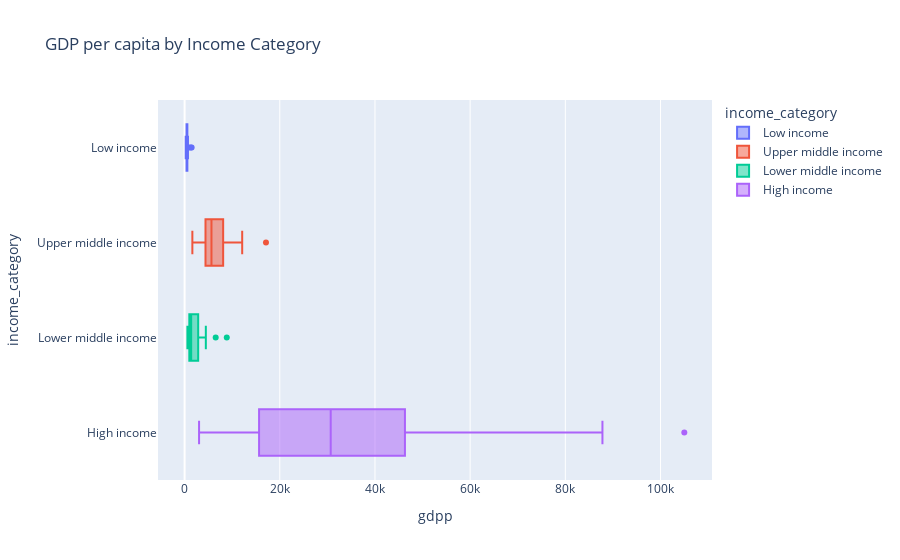

The notebook cell this image was saved under:
### Code cell
# Creates a horizontal box plot to visualize the GDP per capita distribution by income category.
px.box(
    df_countries,
    x="gdpp",
    y="income_category",
    color="income_category",
    orientation="h",
    hover_data=["country"],
    title="GDP per capita by Income Category",
)

### Figure 1 — Plotly figure (JSON) as saved in the notebook; plotly's stock layout.template omitted (floating-point values rounded to 4 significant figures)
{"data": [{"alignmentgroup": "True", "customdata": [["Afghanistan"], ["Burkina Faso"], ["Burundi"], ["Central African Republic"], ["Chad"], ["Congo Dem. Rep."], ["Eritrea"], ["Gambia"], ["Guinea-Bissau"], ["Liberia"], ["Madagascar"], ["Malawi"], ["Mali"], ["Mozambique"], ["Niger"], ["Rwanda"], ["Sierra Leone"], ["Sudan"], ["Togo"], ["Uganda"], ["Yemen"]], "hovertemplate": "income_category=%{y}<br>gdpp=%{x}<br>country=%{customdata[0]}<extra></extra>", "legendgroup": "Low income", "marker": {"color": "#636efa"}, "name": "Low income", "notched": false, "offsetgroup": "Low income", "orientation": "h", "showlegend": true, "type": "box", "x": [553, 575, 231, 446, 897, 334, 482, 562, 547, 327, 413, 459, 708, 419, 348, 563, 399, 1480, 488, 595, 1310], "x0": " ", "xaxis": "x", "y": ["Low income", "Low income", "Low income", "Low income", "Low income", "Low income", "Low income", "Low income", "Low income", "Low income", "Low income", "Low income", "Low income", "Low income", "Low income", "Low income", "Low income", "Low income", "Low income", "Low income", "Low income"], "y0": " ", "yaxis": "y"}, {"alignmentgroup": "True", "customdata": [["Albania"], ["Argentina"], ["Armenia"], ["Azerbaijan"], ["Belarus"], ["Belize"], ["Bosnia and Herzegovina"], ["Botswana"], ["Brazil"], ["Bulgaria"], ["China"], ["Colombia"], ["Costa Rica"], ["Dominican Republic"], ["Ecuador"], ["El Salvador"], ["Equatorial Guinea"], ["Fiji"], ["Gabon"], ["Georgia"], ["Grenada"], ["Guatemala"], ["Indonesia"], ["Iraq"], ["Jamaica"], ["Kazakhstan"], ["Libya"], ["Malaysia"], ["Maldives"], ["Mauritius"], ["Moldova"], ["Montenegro"], ["Namibia"], ["Paraguay"], ["Peru"], ["Russia"], ["Serbia"], ["South Africa"], ["St. Vincent and the Grenadines"], ["Suriname"], ["Thailand"], ["Tonga"], ["Turkey"], ["Turkmenistan"]], "hovertemplate": "income_category=%{y}<br>gdpp=%{x}<br>country=%{customdata[0]}<extra></extra>", "legendgroup": "Upper middle income", "marker": {"color": "#EF553B"}, "name": "Upper middle income", "notched": false, "offsetgroup": "Upper middle income", "orientation": "h", "showlegend": true, "type": "box", "x": [4090, 10300, 3220, 5840, 6030, 4340, 4610, 6350, 11200, 6840, 4560, 6250, 8200, 5450, 4660, 2990, 17100, 3650, 8750, 2960, 7370, 2830, 3110, 4500, 4680, 9070, 12100, 9070, 7100, 8000, 1630, 6680, 5190, 3230, 5020, 10700, 5410, 7280, 6230, 8300, 5080, 3550, 10700, 4440], "x0": " ", "xaxis": "x", "y": ["Upper middle income", "Upper middle income", "Upper middle income", "Upper middle income", "Upper middle income", "Upper middle income", "Upper middle income", "Upper middle income", "Upper middle income", "Upper middle income", "Upper middle income", "Upper middle income", "Upper middle income", "Upper middle income", "Upper middle income", "Upper middle income", "Upper middle income", "Upper middle income", "Upper middle income", "Upper middle income", "Upper middle income", "Upper middle income", "Upper middle income", "Upper middle income", "Upper middle income", "Upper middle income", "Upper middle income", "Upper middle income", "Upper middle income", "Upper middle income", "Upper middle income", "Upper middle income", "Upper middle income", "Upper middle income", "Upper middle income", "Upper middle income", "Upper middle income", "Upper middle income", "Upper middle income", "Upper middle income", "Upper middle income", "Upper middle income", "Upper middle income", "Upper middle income"], "y0": " ", "yaxis": "y"}, {"alignmentgroup": "True", "customdata": [["Algeria"], ["Angola"], ["Bangladesh"], ["Benin"], ["Bhutan"], ["Bolivia"], ["Cambodia"], ["Cameroon"], ["Cape Verde"], ["Comoros"], ["Congo Rep."], ["Cote d'Ivoire"], ["Egypt"], ["Ghana"], ["Guinea"], ["Haiti"], ["India"], ["Iran"], ["Jordan"], ["Kenya"], ["Kiribati"], ["Kyrgyz Republic"], ["Lao"], ["Lebanon"], ["Lesotho"], ["Mauritania"], ["Micronesia"], ["Mongolia"], ["Morocco"], ["Myanmar"], ["Nepal"], ["Nigeria"], ["Pakistan"], ["Philippines"], ["Samoa"], ["Senegal"], ["Solomon Islands"], ["Sri Lanka"], ["Tajikistan"], ["Tanzania"], ["Timor-Leste"], ["Tunisia"], ["Ukraine"], ["Uzbekistan"], ["Vanuatu"], ["Vietnam"], ["Zambia"]], "hovertemplate": "income_category=%{y}<br>gdpp=%{x}<br>country=%{customdata[0]}<extra></extra>", "legendgroup": "Lower middle income", "marker": {"color": "#00cc96"}, "name": "Lower middle income", "notched": false, "offsetgroup": "Lower middle income", "orientation": "h", "showlegend": true, "type": "box", "x": [4460, 3530, 758, 758, 2180, 1980, 786, 1310, 3310, 769, 2740, 1220, 2600, 1310, 648, 662, 1350, 6530, 3680, 967, 1490, 880, 1140, 8860, 1170, 1200, 2860, 2650, 2830, 988, 592, 2330, 1040, 2130, 3450, 1000, 1290, 2810, 738, 702, 3600, 4140, 2970, 1380, 2970, 1310, 1460], "x0": " ", "xaxis": "x", "y": ["Lower middle income", "Lower middle income", "Lower middle income", "Lower middle income", "Lower middle income", "Lower middle income", "Lower middle income", "Lower middle income", "Lower middle income", "Lower middle income", "Lower middle income", "Lower middle income", "Lower middle income", "Lower middle income", "Lower middle income", "Lower middle income", "Lower middle income", "Lower middle income", "Lower middle income", "Lower middle income", "Lower middle income", "Lower middle income", "Lower middle income", "Lower middle income", "Lower middle income", "Lower middle income", "Lower middle income", "Lower middle income", "Lower middle income", "Lower middle income", "Lower middle income", "Lower middle income", "Lower middle income", "Lower middle income", "Lower middle income", "Lower middle income", "Lower middle income", "Lower middle income", "Lower middle income", "Lower middle income", "Lower middle income", "Lower middle income", "Lower middle income", "Lower middle income", "Lower middle income", "Lower middle income", "Lower middle income"], "y0": " ", "yaxis": "y"}, {"alignmentgroup": "True", "customdata": [["Antigua and Barbuda"], ["Australia"], ["Austria"], ["Bahamas"], ["Bahrain"], ["Barbados"], ["Belgium"], ["Brunei"], ["Canada"], ["Chile"], ["Croatia"], ["Cyprus"], ["Czech Republic"], ["Denmark"], ["Estonia"], ["Finland"], ["France"], ["Germany"], ["Greece"], ["Guyana"], ["Hungary"], ["Iceland"], ["Ireland"], ["Israel"], ["Italy"], ["Japan"], ["Kuwait"], ["Latvia"], ["Lithuania"], ["Luxembourg"], ["Malta"], ["Netherlands"], ["New Zealand"], ["Norway"], ["Oman"], ["Panama"], ["Poland"], ["Portugal"], ["Qatar"], ["Romania"], ["Saudi Arabia"], ["Seychelles"], ["Singapore"], ["Slovak Republic"], ["Slovenia"], ["South Korea"], ["Spain"], ["Sweden"], ["Switzerland"], ["United Arab Emirates"], ["United Kingdom"], ["United States"], ["Uruguay"]], "hovertemplate": "income_category=%{y}<br>gdpp=%{x}<br>country=%{customdata[0]}<extra></extra>", "legendgroup": "High income", "marker": {"color": "#ab63fa"}, "name": "High income", "notched": false, "offsetgroup": "High income", "orientation": "h", "showlegend": true, "type": "box", "x": [12200, 51900, 46900, 28000, 20700, 16000, 44400, 35300, 47400, 12900, 13500, 30800, 19800, 58000, 14600, 46200, 40600, 41800, 26900, 3040, 13100, 41900, 48700, 30600, 35800, 44500, 38500, 11300, 12000, 105000, 21100, 50300, 33700, 87800, 19300, 8080, 12600, 22500, 70300, 8230, 19300, 10800, 46600, 16600, 23400, 22100, 30700, 52100, 74600, 35000, 38900, 48400, 11900], "x0": " ", "xaxis": "x", "y": ["High income", "High income", "High income", "High income", "High income", "High income", "High income", "High income", "High income", "High income", "High income", "High income", "High income", "High income", "High income", "High income", "High income", "High income", "High income", "High income", "High income", "High income", "High income", "High income", "High income", "High income", "High income", "High income", "High income", "High income", "High income", "High income", "High income", "High income", "High income", "High income", "High income", "High income", "High income", "High income", "High income", "High income", "High income", "High income", "High income", "High income", "High income", "High income", "High income", "High income", "High income", "High income", "High income"], "y0": " ", "yaxis": "y"}], "layout": {"boxmode": "overlay", "legend": {"title": {"text": "income_category"}, "tracegroupgap": 0}, "title": {"text": "GDP per capita by Income Category"}, "xaxis": {"anchor": "y", "domain": [0, 1], "title": {"text": "gdpp"}}, "yaxis": {"anchor": "x", "categoryarray": ["High income", "Lower middle income", "Upper middle income", "Low income"], "categoryorder": "array", "domain": [0, 1], "title": {"text": "income_category"}}}}
